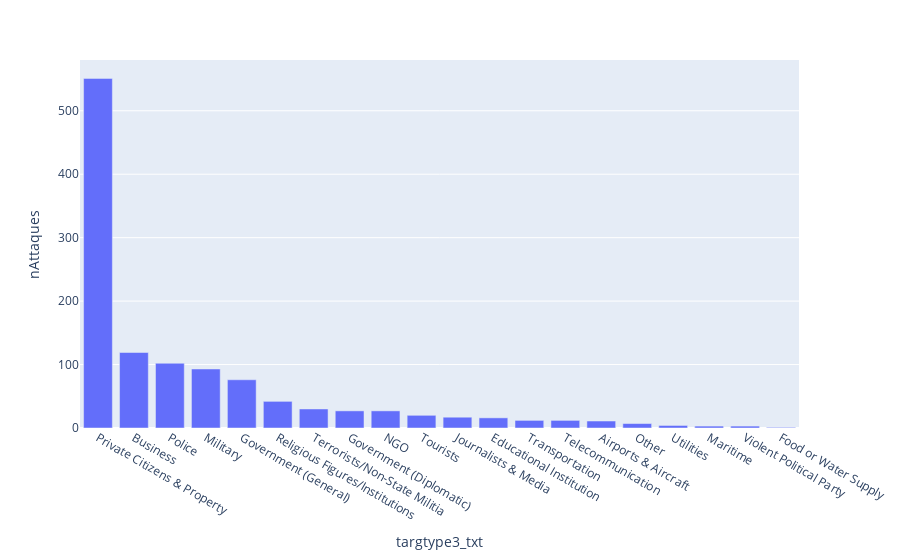

Notebook code for this chart:
### Markdown cell above
Visualisons

### Code cell
express.bar(df_targtype, x="targtype3_txt", y="nAttaques")

### Figure 1 — Plotly figure (JSON) as saved in the notebook; plotly's stock layout.template omitted (floating-point values rounded to 4 significant figures)
{"data": [{"alignmentgroup": "True", "hovertemplate": "targtype3_txt=%{x}<br>nAttaques=%{y}<extra></extra>", "legendgroup": "", "marker": {"color": "#636efa", "pattern": {"shape": ""}}, "name": "", "offsetgroup": "", "orientation": "v", "showlegend": false, "textposition": "auto", "type": "bar", "x": ["Private Citizens & Property", "Business", "Police", "Military", "Government (General)", "Religious Figures/Institutions", "Terrorists/Non-State Militia", "Government (Diplomatic)", "NGO", "Tourists", "Journalists & Media", "Educational Institution", "Transportation", "Telecommunication", "Airports & Aircraft", "Other", "Utilities", "Maritime", "Violent Political Party", "Food or Water Supply"], "xaxis": "x", "y": [551, 119, 102, 93, 76, 42, 30, 27, 27, 20, 17, 16, 12, 12, 11, 7, 4, 3, 3, 1], "yaxis": "y"}], "layout": {"barmode": "relative", "legend": {"tracegroupgap": 0}, "margin": {"t": 60}, "xaxis": {"anchor": "y", "domain": [0, 1], "title": {"text": "targtype3_txt"}}, "yaxis": {"anchor": "x", "domain": [0, 1], "title": {"text": "nAttaques"}}}}
